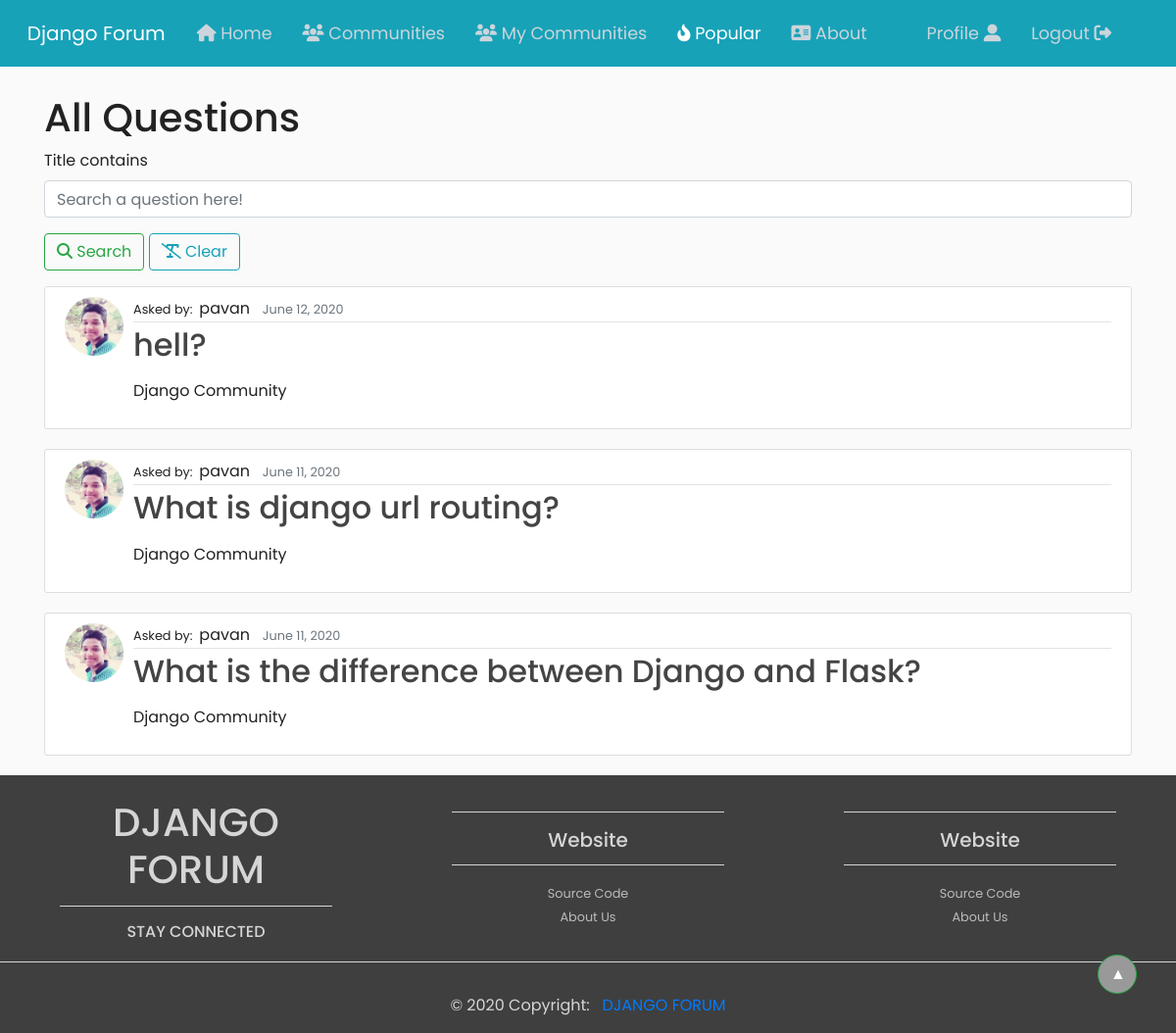
Screenshot of /popular/ (signed in) with the database file from the repository.
### forum/models.py (models this page shows, shortened)
class Question(models.Model):
    title = models.CharField(max_length=200, null=True, unique=True)
    desc = RichTextUploadingField(null=True)
    date_asked = models.DateTimeField(default=timezone.now)
    date_updated = models.DateTimeField(auto_now=True)
    username = models.ForeignKey(User, verbose_name="Questioned by", on_delete=models.CASCADE)
    community = models.ForeignKey(Community, on_delete=models.CASCADE)
    is_reported = models.BooleanField(default=False)
    tags = models.ManyToManyField(Tag, blank=True)
    add_new_tag = models.CharField(max_length=200, null=True, blank=True, unique=True)

class Community(models.Model):
    name = models.CharField(max_length = 200, null=True, unique=True)
    desc = models.TextField()
    username = models.ForeignKey(User, verbose_name="Maker of the Community", null=True, on_delete= models.CASCADE)
    date_created = models.DateTimeField(default=timezone.now)
    date_updated = models.DateTimeField(auto_now=True)
    image = models.ImageField(default='default.jpg', upload_to='profile_pics')

### users/models.py (models this page shows, shortened)
class Profile(models.Model):
	user = models.OneToOneField(User, on_delete=models.CASCADE)
	image = models.ImageField(default='default.jpg', upload_to='profile_pics')

### forum/views.py (the view)
# urls.py: path('popular/', views.all_questions, name='all_questions'),
@login_required
def all_questions(request):
	questions = Question.objects.all().order_by('-date_asked')
	myFilter = QuestionFilter(request.GET, queryset=questions)
	questions = myFilter.qs
	context = {'title': 'Popular', 'questions': questions, 'filter': myFilter}
	return render(request, 'forum/all_questions.html', context)

### forum/templates/forum/all_questions.html (shortened to what this page needs)
{% extends 'forum/base.html' %}
{% load crispy_forms_tags %}
{% block content %}
<h1>All Questions</h1>
<form method="GET">
    <fieldset class="form-group">
        {{ filter.form|crispy }}
      	<button class="btn btn-outline-success" type="submit"><i class="fas fa-search"></i> Search</button>
      	<a class="btn btn-outline-info" href="{% url 'home' %}"><i class="fas fa-remove-format"></i> Clear</a>
    </fieldset>
 </form>
{% if questions %}
	{% for question in questions %}
		<article class="media content-section md-5">
			<img class="rounded-circle article-img" src="{{ question.username.profile.image.url }}">
			<div class="media-body">
				<div class="article-metadata">
					<small>Asked by:&nbsp;&nbsp;</small>{{ question.username }}&nbsp;&nbsp;
					<small class="text-muted">{{ question.date_asked|date:"F d, Y" }}</small>
				</div>
				<a href="{% url 'question_detail' question.id %}"><h2 class="article-title">{{ question.title }}</h2></a>
				<p class="article-content"><div class="content-markdown">{{ question.desc|truncatechars:50|safe }}</div></p>
				<small>By <a style="color: blue;" href="{% url 'community_detail' question.community.id %}">{{ question.community.name }}</a> Community</small>
			</div>
		</article>
	{% endfor %}
{% else %}
	<h5>No questions yet!</h5><br>
{% endif %}
{% endblock content %}

### forum/static/forum/base.css (style rules this page uses)
html, body { background: #fafafa; margin-top: 3rem; font-family: 'Poppins', sans-serif; color: #222; }
.content-section { background: #ffffff; padding: 10px 20px; border: 1px solid #dddddd; border-radius: 3px; margin-bottom: 20px; }
.article-title { color: #444444; }
.article-content { white-space: pre-line; }
.article-img { height: 60px; width: 60px; margin-right: 10px; }
.article-metadata { padding-bottom: 1px; margin-bottom: 4px; border-bottom: 1px solid #e3e3e3 }

### rows the page displays
Question: username.profile.image (picture), username "pavan", date_asked "June 12, 2020", title "hell?", community.name "Django"
Question: username.profile.image (picture), username "pavan", date_asked "June 11, 2020", title "What is django url routing?", community.name "Django"
Question: username.profile.image (picture), username "pavan", date_asked "June 11, 2020", title "What is the difference between Django and Flask?", community.name "Django"
